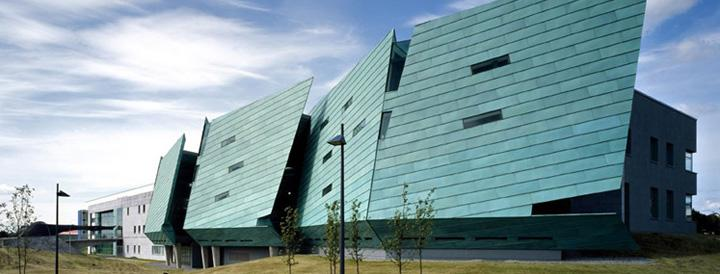
#> input picture Lab_11/GMIT1.jpg, 720 x 274 px
$ python lab_11.py   (older library calls are emulated)
#> lines starting #> are read from the running program, lines starting #| are printed output that depends on the picture
import cv2
import numpy as np
from matplotlib import pyplot as plt

nrows = 3
ncols = 1
#Import image
img = cv2.imread('GMIT1.jpg')
#> img is the input picture: shape (274, 720, 3); mean B, G, R 156.8, 150.6, 127.3

imgHarris = img
np.copyto(imgHarris,img)

imgShiTomasi = img
np.copyto(imgShiTomasi,img)

imgOrb = img
np.copyto(imgOrb,img)
#Image Treatment
gray_image = cv2.cvtColor(img, cv2.COLOR_BGR2GRAY)
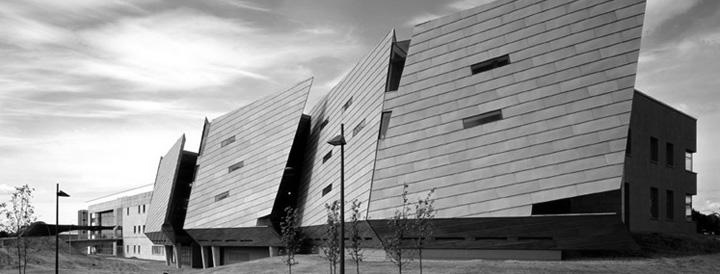
#> gray_image: shape (274, 720); min 0, max 255, mean 144.3
#Write image to disk.
cv2.imwrite('gray_image.png',gray_image)

#Harris Corner Detection Images
blockSize = 2
aperture_size = 3
k = 0.04
dst = cv2.cornerHarris(gray_image, blockSize, aperture_size, k)
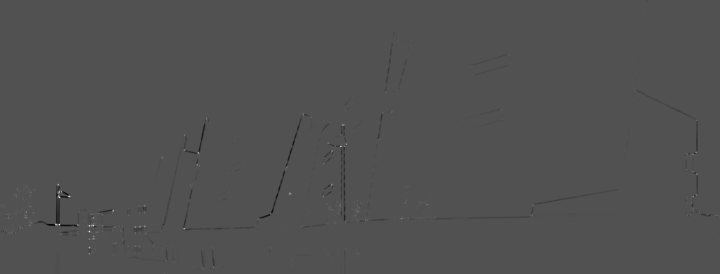
#> dst: shape (274, 720) float32; min -0.0163, max 0.0346, mean -4.3e-05; drawn with min black and max white
#> (the run stopped early here; a loop or call above may not have finished)

$ run again, with Lab_11/GMIT2.jpg copied over Lab_11/GMIT1.jpg
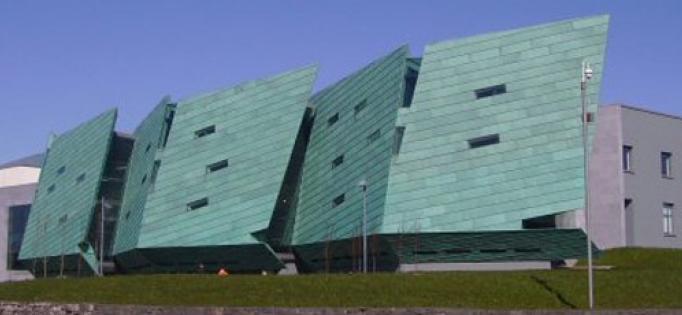
#> input picture Lab_11/GMIT2.jpg, 682 x 315 px
#> img is the input picture: shape (315, 682, 3); mean B, G, R 134.5, 120.7, 100.4
#> `gray_image = cv2.cvtColor(img, cv2.COLOR_BGR2GRAY)`:
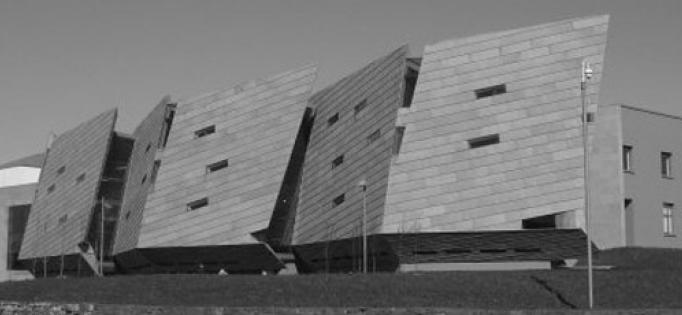
#> gray_image: shape (315, 682); min 7, max 249, mean 116.2
#> `dst = cv2.cornerHarris(gray_image, blockSize, aperture_size, k)`:
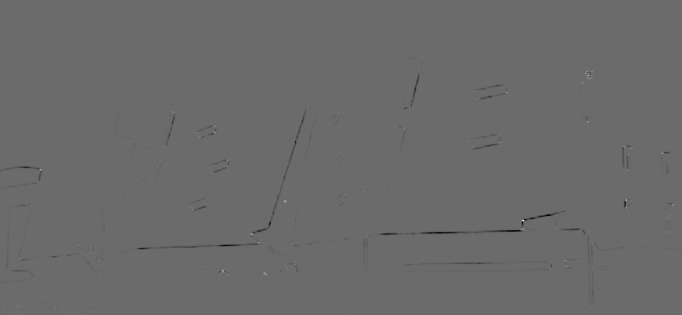
#> dst: shape (315, 682) float32; min -0.00145, max 0.00201, mean -4.03e-06; drawn with min black and max white
